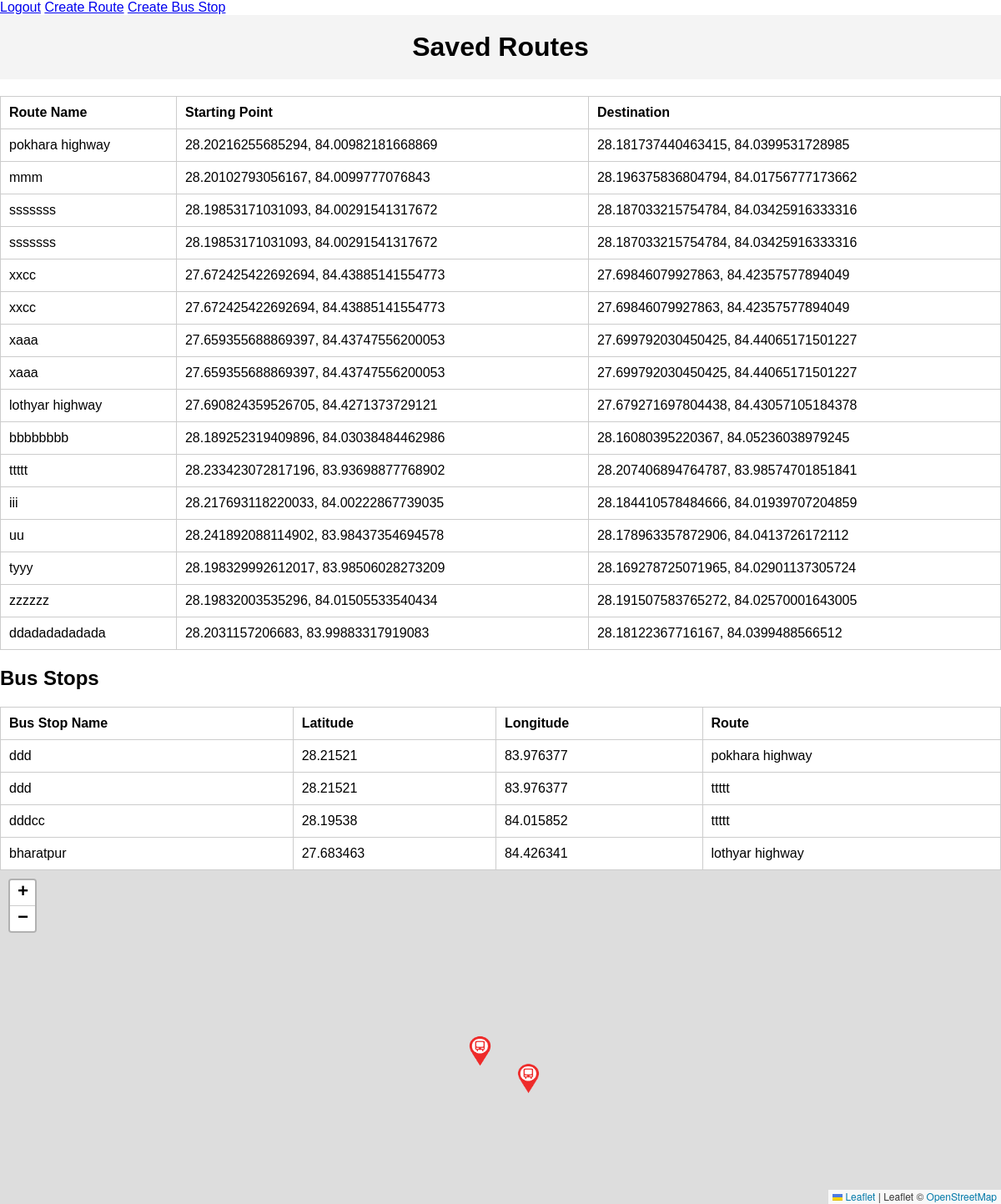
Before: /route_manager/ (signed in) with the older database file.
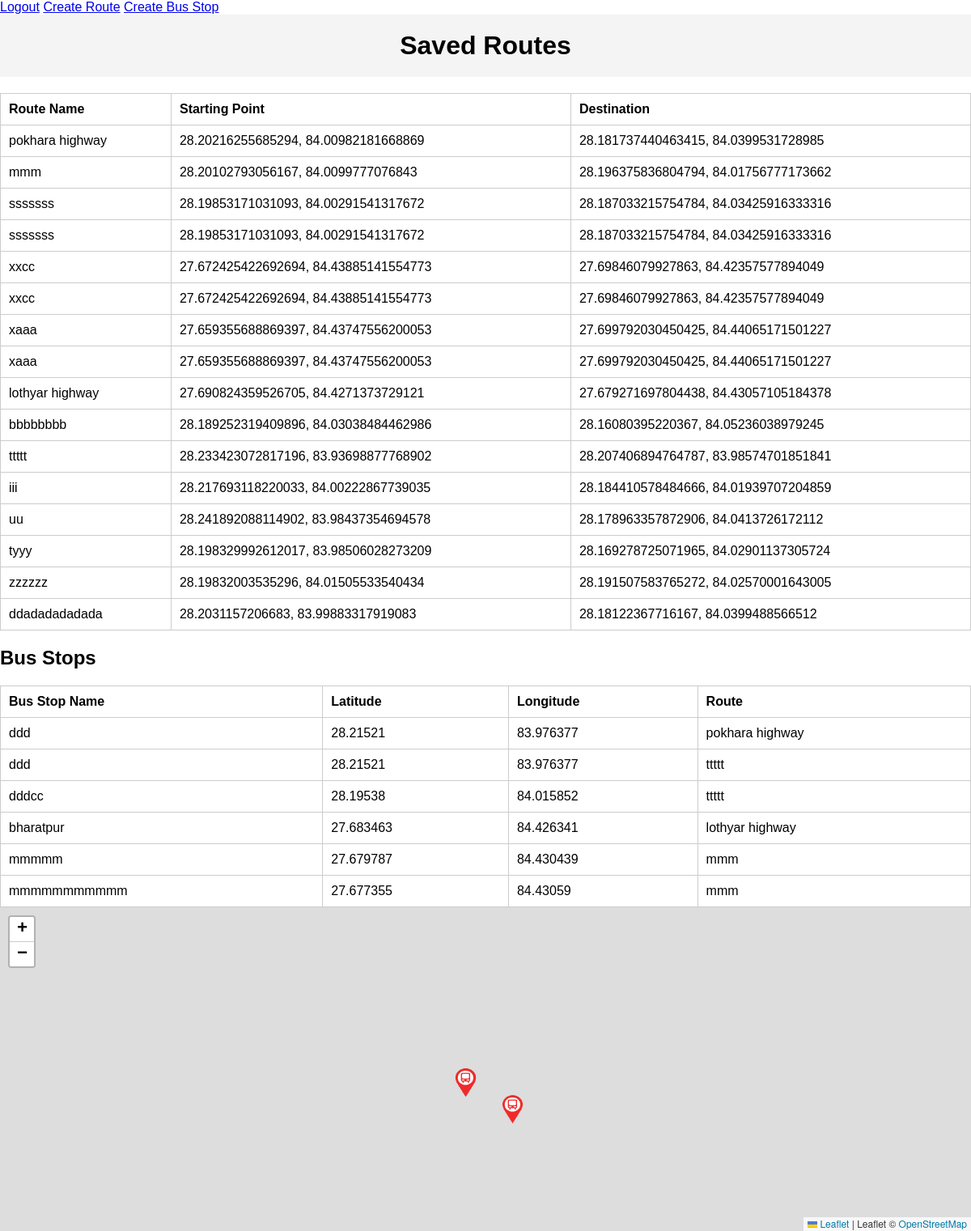
After: the same page with the newer database file.
### route_manager/models.py (models this page shows)
class Route(models.Model):
    route_name = models.CharField(max_length=255)
    starting_point = models.CharField(max_length=255)
    destination = models.CharField(max_length=255)
    route_data = models.TextField()
    def __str__(self):
        return self.route_name

class BusStop(models.Model):
    name = models.CharField(max_length=255)
    latitude = models.FloatField()
    longitude = models.FloatField()
    route = models.ForeignKey(Route, on_delete=models.CASCADE, related_name='bus_stops')

### route_manager/views.py (the view)
# urls.py: path('', views.view_saved_routes, name='view_saved_routes'),
def view_saved_routes(request):
    if not request.user.is_authenticated:
        return redirect('route_manager_login')
    routes = Route.objects.all()
    bus_stops = BusStop.objects.all()
    route_data = []
    for route in routes:
        route_bus_stops = BusStop.objects.filter(route=route)
        bus_stops_data = [
            {'name': bus_stop.name, 'latitude': bus_stop.latitude, 'longitude': bus_stop.longitude}
            for bus_stop in route_bus_stops
        ]
        route_data.append({
            'route_name': route.route_name,
            'starting_point': route.starting_point,
            'destination': route.destination,
            'route_data': json.loads(route.route_data),  # Convert the route_data JSON back to a list of coordinates
            'bus_stops': bus_stops_data  # Include bus stops data specific to this route
        })
    return render(request, 'route_manager/view_saved_routes.html', {'routes': route_data, 'all_bus_stops': bus_stops})

### route_manager/templates/route_manager/view_saved_routes.html (shortened to what this page needs)
<!DOCTYPE html>
<html lang="en">
<head>
    <link rel="stylesheet" href="https://unpkg.com/leaflet@1.8.0/dist/leaflet.css" />
</head>
<body>
    {% if user.is_authenticated %}
    <a href="{% url 'logout' %}" class="logout-button">Logout</a>
    <a href="{% url 'route_manager_home' %}" class="logout-button">Create Route</a>
    <a href="{% url 'create_bus_stop' %}" class="logout-button">Create Bus Stop</a>
    {% endif %}
    <h1>Saved Routes</h1>
    <table>
        <thead>
            <tr>
                <th>Route Name</th>
                <th>Starting Point</th>
                <th>Destination</th>
            </tr>
        </thead>
        <tbody>
            {% for route in routes %}
            <tr onclick="showRouteOnMap({{ route.route_data|safe }}, '{{ route.route_name }}', '{{ route.starting_point }}', '{{ route.destination }}')">
                <td>{{ route.route_name }}</td>
                <td>{{ route.starting_point }}</td>
                <td>{{ route.destination }}</td>
            </tr>
            {% endfor %}
        </tbody>
    </table>
    <h2>Bus Stops</h2>
    <table>
        <thead>
            <tr>
                <th>Bus Stop Name</th>
                <th>Latitude</th>
                <th>Longitude</th>
                <th>Route</th>
            </tr>
        </thead>
        <tbody>
            {% for bus_stop in all_bus_stops %}
            <tr>
                <td>{{ bus_stop.name }}</td>
                <td>{{ bus_stop.latitude }}</td>
                <td>{{ bus_stop.longitude }}</td>
                <td>{{ bus_stop.route }}</td>
            </tr>
            {% endfor %}
        </tbody>
    </table>
    <div id="map"></div>
</body>
</html>

Changed rows visible on the page:
added BusStop: name "mmmmm", latitude "27.679787", longitude "84.430439", route "mmm"
added BusStop: name "mmmmmmmmmmm", latitude "27.677355", longitude "84.43059", route "mmm"
